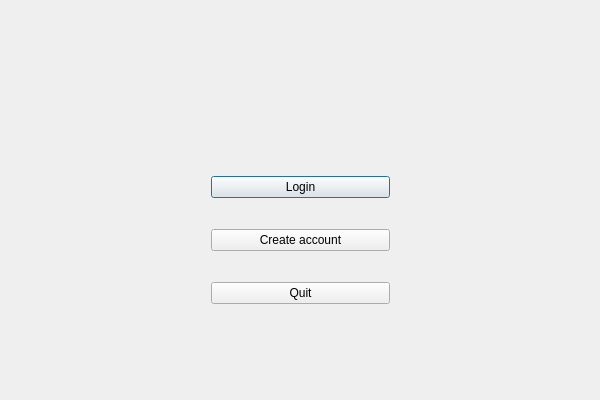
<?xml version="1.0" encoding="UTF-8"?>
<ui version="4.0">
 <class>LoginMenuOption</class>
 <widget class="QDialog" name="LoginMenuOption">
  <property name="geometry">
   <rect>
    <x>0</x>
    <y>0</y>
    <width>600</width>
    <height>400</height>
   </rect>
  </property>
  <property name="windowTitle">
   <string>Login &amp; Create Account Menu </string>
  </property>
  <widget class="QWidget" name="layoutWidget">
   <property name="geometry">
    <rect>
     <x>200</x>
     <y>140</y>
     <width>201</width>
     <height>201</height>
    </rect>
   </property>
   <layout class="QVBoxLayout" name="verticalLayout">
    <item>
     <widget class="QPushButton" name="LoginButton">
      <property name="text">
       <string>Login</string>
      </property>
      <property name="shortcut">
       <string>Ctrl+L</string>
      </property>
     </widget>
    </item>
    <item>
     <widget class="QPushButton" name="CreateButton">
      <property name="text">
       <string>Create account</string>
      </property>
      <property name="shortcut">
       <string>Ctrl+C</string>
      </property>
     </widget>
    </item>
    <item>
     <widget class="QPushButton" name="QuitButton">
      <property name="text">
       <string>Quit</string>
      </property>
      <property name="shortcut">
       <string>Ctrl+Q</string>
      </property>
     </widget>
    </item>
   </layout>
  </widget>
  <widget class="QLabel" name="label">
   <property name="geometry">
    <rect>
     <x>0</x>
     <y>0</y>
     <width>600</width>
     <height>400</height>
    </rect>
   </property>
   <property name="text">
    <string/>
   </property>
   <property name="pixmap">
    <pixmap>image.png</pixmap>
   </property>
  </widget>
  <zorder>label</zorder>
  <zorder>layoutWidget</zorder>
 </widget>
 <layoutdefault spacing="6" margin="11"/>
 <resources/>
 <connections/>
</ui>
